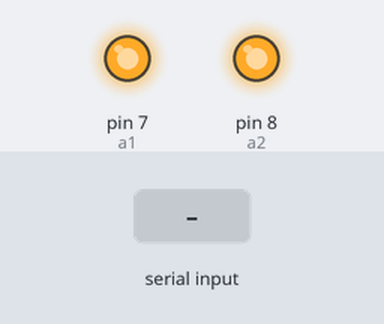
The sketch below on a simulated Arduino Uno, built with avr-gcc and run on an emulated ATmega328P. Shown: output pins drawn as LEDs (lit = HIGH). The inputs (shaded band) are chosen by the test bench.

Above: at 1.2 s.
1.3 s: "1" received over Serial
At 2.0 s:
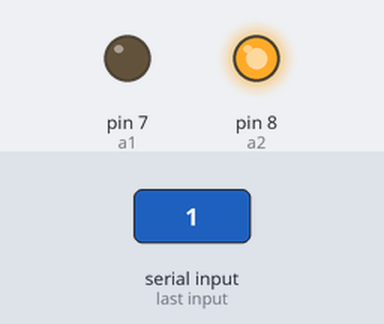
2.8 s: "2" received over Serial
At 3.2 s:
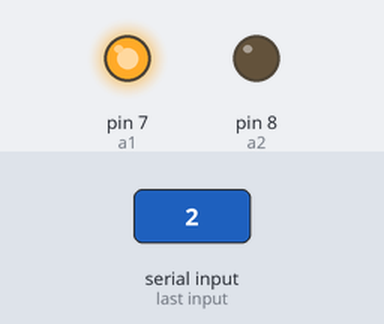
4.3 s: "0" received over Serial
At 5.5 s:
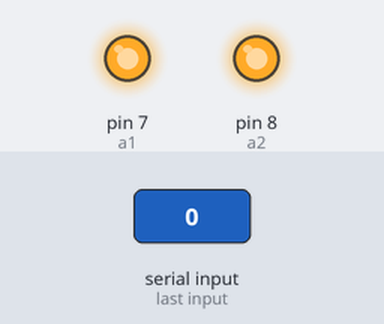
Timing chart, 0 to 7.3 s (numbered marks = the images above; inputs shaded):
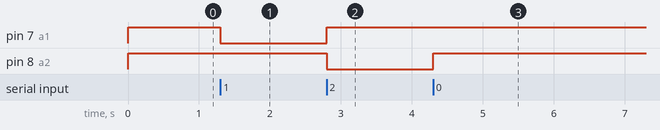

Measured:
- after the input at 1.3 s, pin 7 (a1): HIGH → LOW at once
- after the input at 2.8 s, pin 7 (a1): LOW → HIGH at once; pin 8 (a2): HIGH → LOW at once
- after the input at 4.3 s, pin 8 (a2): LOW → HIGH at once

The sketch:

sketch_apr24a.ino
```cpp
int a1 = 7;
int a2 = 8;

void setup()
{
pinMode(a1, OUTPUT);
pinMode(a2, OUTPUT);
Serial.begin(9600);
digitalWrite(a1, HIGH);
digitalWrite(a2, HIGH);
}

void loop()
{
 while(Serial.available() == 0)  ;
  char c = Serial.read();
  if(c == '0')
   {digitalWrite(a1, HIGH);
    digitalWrite(a2, HIGH);}
  if(c == '1')
   {digitalWrite(a1, LOW);
    digitalWrite(a2, HIGH);}
  if(c == '2')
   {digitalWrite(a1, HIGH);
    digitalWrite(a2, LOW);}
}
```
